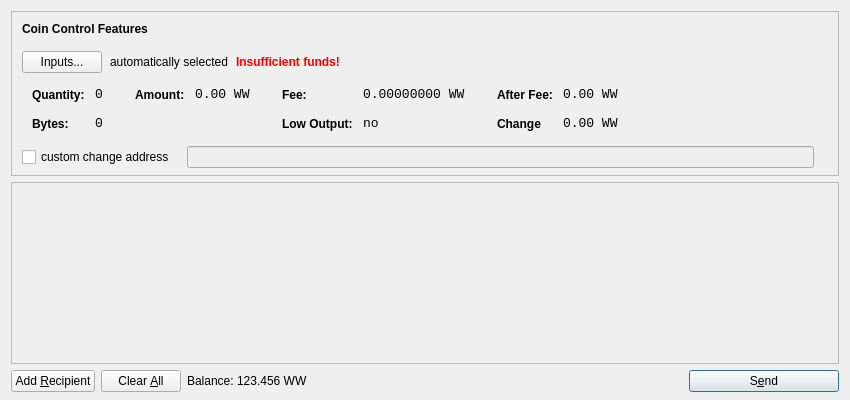
<?xml version="1.0" encoding="UTF-8"?>
<ui version="4.0">
 <class>SendCoinsDialog</class>
 <widget class="QDialog" name="SendCoinsDialog">
  <property name="geometry">
   <rect>
    <x>0</x>
    <y>0</y>
    <width>850</width>
    <height>400</height>
   </rect>
  </property>
  <property name="windowTitle">
   <string>Send Coins</string>
  </property>
  <layout class="QVBoxLayout" name="verticalLayout" stretch="0,1,0">
   <property name="bottomMargin">
    <number>8</number>
   </property>
   <item>
    <widget class="QFrame" name="frameCoinControl">
     <property name="sizePolicy">
      <sizepolicy hsizetype="Expanding" vsizetype="Expanding">
       <horstretch>0</horstretch>
       <verstretch>0</verstretch>
      </sizepolicy>
     </property>
     <property name="maximumSize">
      <size>
       <width>16777215</width>
       <height>16777215</height>
      </size>
     </property>
     <property name="frameShape">
      <enum>QFrame::StyledPanel</enum>
     </property>
     <property name="frameShadow">
      <enum>QFrame::Sunken</enum>
     </property>
     <layout class="QVBoxLayout" name="verticalLayoutCoinControl2">
      <property name="spacing">
       <number>-1</number>
      </property>
      <property name="leftMargin">
       <number>0</number>
      </property>
      <property name="topMargin">
       <number>0</number>
      </property>
      <property name="rightMargin">
       <number>0</number>
      </property>
      <property name="bottomMargin">
       <number>6</number>
      </property>
      <item>
       <layout class="QVBoxLayout" name="verticalLayoutCoinControl" stretch="0,0,0,0,1">
        <property name="spacing">
         <number>0</number>
        </property>
        <property name="leftMargin">
         <number>10</number>
        </property>
        <property name="topMargin">
         <number>10</number>
        </property>
        <item>
         <layout class="QHBoxLayout" name="horizontalLayoutCoinControl1">
          <property name="bottomMargin">
           <number>15</number>
          </property>
          <item>
           <widget class="QLabel" name="labelCoinControlFeatures">
            <property name="sizePolicy">
             <sizepolicy hsizetype="Preferred" vsizetype="Maximum">
              <horstretch>0</horstretch>
              <verstretch>0</verstretch>
             </sizepolicy>
            </property>
            <property name="font">
             <font>
              <weight>75</weight>
              <bold>true</bold>
             </font>
            </property>
            <property name="styleSheet">
             <string notr="true">font-weight:bold;</string>
            </property>
            <property name="text">
             <string>Coin Control Features</string>
            </property>
           </widget>
          </item>
         </layout>
        </item>
        <item>
         <layout class="QHBoxLayout" name="horizontalLayoutCoinControl2" stretch="0,0,0,0">
          <property name="spacing">
           <number>8</number>
          </property>
          <property name="bottomMargin">
           <number>10</number>
          </property>
          <item>
           <widget class="QPushButton" name="pushButtonCoinControl">
            <property name="styleSheet">
             <string notr="true"/>
            </property>
            <property name="text">
             <string>Inputs...</string>
            </property>
           </widget>
          </item>
          <item>
           <widget class="QLabel" name="labelCoinControlAutomaticallySelected">
            <property name="text">
             <string>automatically selected</string>
            </property>
            <property name="margin">
             <number>5</number>
            </property>
           </widget>
          </item>
          <item>
           <widget class="QLabel" name="labelCoinControlInsuffFunds">
            <property name="font">
             <font>
              <weight>75</weight>
              <bold>true</bold>
             </font>
            </property>
            <property name="styleSheet">
             <string notr="true">color:red;font-weight:bold;</string>
            </property>
            <property name="text">
             <string>Insufficient funds!</string>
            </property>
            <property name="margin">
             <number>5</number>
            </property>
           </widget>
          </item>
          <item>
           <spacer name="horizontalSpacerCoinControl">
            <property name="orientation">
             <enum>Qt::Horizontal</enum>
            </property>
            <property name="sizeHint" stdset="0">
             <size>
              <width>40</width>
              <height>1</height>
             </size>
            </property>
           </spacer>
          </item>
         </layout>
        </item>
        <item>
         <widget class="QWidget" name="widgetCoinControl" native="true">
          <property name="sizePolicy">
           <sizepolicy hsizetype="Preferred" vsizetype="Preferred">
            <horstretch>0</horstretch>
            <verstretch>0</verstretch>
           </sizepolicy>
          </property>
          <property name="minimumSize">
           <size>
            <width>0</width>
            <height>0</height>
           </size>
          </property>
          <property name="styleSheet">
           <string notr="true"/>
          </property>
          <layout class="QHBoxLayout" name="horizontalLayoutCoinControl5">
           <property name="margin">
            <number>0</number>
           </property>
           <item>
            <layout class="QHBoxLayout" name="horizontalLayoutCoinControl3" stretch="0,0,0,1">
             <property name="spacing">
              <number>20</number>
             </property>
             <property name="topMargin">
              <number>0</number>
             </property>
             <property name="bottomMargin">
              <number>10</number>
             </property>
             <item>
              <layout class="QFormLayout" name="formLayoutCoinControl1">
               <property name="horizontalSpacing">
                <number>10</number>
               </property>
               <property name="verticalSpacing">
                <number>14</number>
               </property>
               <property name="leftMargin">
                <number>10</number>
               </property>
               <property name="topMargin">
                <number>4</number>
               </property>
               <property name="rightMargin">
                <number>6</number>
               </property>
               <item row="0" column="0">
                <widget class="QLabel" name="labelCoinControlQuantityText">
                 <property name="styleSheet">
                  <string notr="true">font-weight:bold;</string>
                 </property>
                 <property name="text">
                  <string>Quantity:</string>
                 </property>
                 <property name="margin">
                  <number>0</number>
                 </property>
                </widget>
               </item>
               <item row="0" column="1">
                <widget class="QLabel" name="labelCoinControlQuantity">
                 <property name="font">
                  <font>
                   <family>Monospace</family>
                   <pointsize>10</pointsize>
                  </font>
                 </property>
                 <property name="cursor">
                  <cursorShape>IBeamCursor</cursorShape>
                 </property>
                 <property name="contextMenuPolicy">
                  <enum>Qt::ActionsContextMenu</enum>
                 </property>
                 <property name="text">
                  <string>0</string>
                 </property>
                 <property name="margin">
                  <number>0</number>
                 </property>
                 <property name="textInteractionFlags">
                  <set>Qt::LinksAccessibleByMouse|Qt::TextSelectableByKeyboard|Qt::TextSelectableByMouse</set>
                 </property>
                </widget>
               </item>
               <item row="1" column="0">
                <widget class="QLabel" name="labelCoinControlBytesText">
                 <property name="styleSheet">
                  <string notr="true">font-weight:bold;</string>
                 </property>
                 <property name="text">
                  <string>Bytes:</string>
                 </property>
                </widget>
               </item>
               <item row="1" column="1">
                <widget class="QLabel" name="labelCoinControlBytes">
                 <property name="font">
                  <font>
                   <family>Monospace</family>
                   <pointsize>10</pointsize>
                  </font>
                 </property>
                 <property name="cursor">
                  <cursorShape>IBeamCursor</cursorShape>
                 </property>
                 <property name="contextMenuPolicy">
                  <enum>Qt::ActionsContextMenu</enum>
                 </property>
                 <property name="text">
                  <string>0</string>
                 </property>
                 <property name="textInteractionFlags">
                  <set>Qt::LinksAccessibleByMouse|Qt::TextSelectableByKeyboard|Qt::TextSelectableByMouse</set>
                 </property>
                </widget>
               </item>
              </layout>
             </item>
             <item>
              <layout class="QFormLayout" name="formLayoutCoinControl2">
               <property name="horizontalSpacing">
                <number>10</number>
               </property>
               <property name="verticalSpacing">
                <number>14</number>
               </property>
               <property name="leftMargin">
                <number>6</number>
               </property>
               <property name="topMargin">
                <number>4</number>
               </property>
               <property name="rightMargin">
                <number>6</number>
               </property>
               <item row="0" column="0">
                <widget class="QLabel" name="labelCoinControlAmountText">
                 <property name="styleSheet">
                  <string notr="true">font-weight:bold;</string>
                 </property>
                 <property name="text">
                  <string>Amount:</string>
                 </property>
                 <property name="margin">
                  <number>0</number>
                 </property>
                </widget>
               </item>
               <item row="0" column="1">
                <widget class="QLabel" name="labelCoinControlAmount">
                 <property name="font">
                  <font>
                   <family>Monospace</family>
                   <pointsize>10</pointsize>
                  </font>
                 </property>
                 <property name="cursor">
                  <cursorShape>IBeamCursor</cursorShape>
                 </property>
                 <property name="contextMenuPolicy">
                  <enum>Qt::ActionsContextMenu</enum>
                 </property>
                 <property name="text">
                  <string notr="true">0.00 WW</string>
                 </property>
                 <property name="textInteractionFlags">
                  <set>Qt::LinksAccessibleByMouse|Qt::TextSelectableByKeyboard|Qt::TextSelectableByMouse</set>
                 </property>
                </widget>
               </item>
              </layout>
             </item>
             <item>
              <layout class="QFormLayout" name="formLayoutCoinControl3">
               <property name="horizontalSpacing">
                <number>10</number>
               </property>
               <property name="verticalSpacing">
                <number>14</number>
               </property>
               <property name="leftMargin">
                <number>6</number>
               </property>
               <property name="topMargin">
                <number>4</number>
               </property>
               <property name="rightMargin">
                <number>6</number>
               </property>
               <item row="0" column="0">
                <widget class="QLabel" name="labelCoinControlFeeText">
                 <property name="styleSheet">
                  <string notr="true">font-weight:bold;</string>
                 </property>
                 <property name="text">
                  <string>Fee:</string>
                 </property>
                 <property name="margin">
                  <number>0</number>
                 </property>
                </widget>
               </item>
               <item row="0" column="1">
                <widget class="QLabel" name="labelCoinControlFee">
                 <property name="font">
                  <font>
                   <family>Monospace</family>
                   <pointsize>10</pointsize>
                  </font>
                 </property>
                 <property name="cursor">
                  <cursorShape>IBeamCursor</cursorShape>
                 </property>
                 <property name="contextMenuPolicy">
                  <enum>Qt::ActionsContextMenu</enum>
                 </property>
                 <property name="text">
                  <string notr="true">0.00000000 WW</string>
                 </property>
                 <property name="textInteractionFlags">
                  <set>Qt::LinksAccessibleByMouse|Qt::TextSelectableByKeyboard|Qt::TextSelectableByMouse</set>
                 </property>
                </widget>
               </item>
               <item row="1" column="0">
                <widget class="QLabel" name="labelCoinControlLowOutputText">
                 <property name="styleSheet">
                  <string notr="true">font-weight:bold;</string>
                 </property>
                 <property name="text">
                  <string>Low Output:</string>
                 </property>
                </widget>
               </item>
               <item row="1" column="1">
                <widget class="QLabel" name="labelCoinControlLowOutput">
                 <property name="font">
                  <font>
                   <family>Monospace</family>
                   <pointsize>10</pointsize>
                  </font>
                 </property>
                 <property name="cursor">
                  <cursorShape>IBeamCursor</cursorShape>
                 </property>
                 <property name="contextMenuPolicy">
                  <enum>Qt::ActionsContextMenu</enum>
                 </property>
                 <property name="text">
                  <string>no</string>
                 </property>
                 <property name="textInteractionFlags">
                  <set>Qt::LinksAccessibleByMouse|Qt::TextSelectableByKeyboard|Qt::TextSelectableByMouse</set>
                 </property>
                </widget>
               </item>
              </layout>
             </item>
             <item>
              <layout class="QFormLayout" name="formLayoutCoinControl4">
               <property name="horizontalSpacing">
                <number>10</number>
               </property>
               <property name="verticalSpacing">
                <number>14</number>
               </property>
               <property name="leftMargin">
                <number>6</number>
               </property>
               <property name="topMargin">
                <number>4</number>
               </property>
               <property name="rightMargin">
                <number>6</number>
               </property>
               <item row="0" column="0">
                <widget class="QLabel" name="labelCoinControlAfterFeeText">
                 <property name="styleSheet">
                  <string notr="true">font-weight:bold;</string>
                 </property>
                 <property name="text">
                  <string>After Fee:</string>
                 </property>
                 <property name="margin">
                  <number>0</number>
                 </property>
                </widget>
               </item>
               <item row="0" column="1">
                <widget class="QLabel" name="labelCoinControlAfterFee">
                 <property name="font">
                  <font>
                   <family>Monospace</family>
                   <pointsize>10</pointsize>
                  </font>
                 </property>
                 <property name="cursor">
                  <cursorShape>IBeamCursor</cursorShape>
                 </property>
                 <property name="contextMenuPolicy">
                  <enum>Qt::ActionsContextMenu</enum>
                 </property>
                 <property name="text">
                  <string notr="true">0.00 WW</string>
                 </property>
                 <property name="textInteractionFlags">
                  <set>Qt::LinksAccessibleByMouse|Qt::TextSelectableByKeyboard|Qt::TextSelectableByMouse</set>
                 </property>
                </widget>
               </item>
               <item row="1" column="0">
                <widget class="QLabel" name="labelCoinControlChangeText">
                 <property name="styleSheet">
                  <string notr="true">font-weight:bold;</string>
                 </property>
                 <property name="text">
                  <string>Change</string>
                 </property>
                </widget>
               </item>
               <item row="1" column="1">
                <widget class="QLabel" name="labelCoinControlChange">
                 <property name="font">
                  <font>
                   <family>Monospace</family>
                   <pointsize>10</pointsize>
                  </font>
                 </property>
                 <property name="cursor">
                  <cursorShape>IBeamCursor</cursorShape>
                 </property>
                 <property name="contextMenuPolicy">
                  <enum>Qt::ActionsContextMenu</enum>
                 </property>
                 <property name="text">
                  <string notr="true">0.00 WW</string>
                 </property>
                 <property name="textInteractionFlags">
                  <set>Qt::LinksAccessibleByMouse|Qt::TextSelectableByKeyboard|Qt::TextSelectableByMouse</set>
                 </property>
                </widget>
               </item>
              </layout>
             </item>
            </layout>
           </item>
          </layout>
         </widget>
        </item>
        <item>
         <layout class="QHBoxLayout" name="horizontalLayoutCoinControl4" stretch="0,0,0">
          <property name="spacing">
           <number>12</number>
          </property>
          <property name="sizeConstraint">
           <enum>QLayout::SetDefaultConstraint</enum>
          </property>
          <property name="topMargin">
           <number>5</number>
          </property>
          <property name="rightMargin">
           <number>5</number>
          </property>
          <item>
           <widget class="QCheckBox" name="checkBoxCoinControlChange">
            <property name="text">
             <string>custom change address</string>
            </property>
           </widget>
          </item>
          <item>
           <widget class="QLineEdit" name="lineEditCoinControlChange">
            <property name="enabled">
             <bool>false</bool>
            </property>
            <property name="sizePolicy">
             <sizepolicy hsizetype="Expanding" vsizetype="Fixed">
              <horstretch>0</horstretch>
              <verstretch>0</verstretch>
             </sizepolicy>
            </property>
           </widget>
          </item>
          <item>
           <widget class="QLabel" name="labelCoinControlChangeLabel">
            <property name="sizePolicy">
             <sizepolicy hsizetype="Preferred" vsizetype="Expanding">
              <horstretch>0</horstretch>
              <verstretch>0</verstretch>
             </sizepolicy>
            </property>
            <property name="minimumSize">
             <size>
              <width>0</width>
              <height>0</height>
             </size>
            </property>
            <property name="text">
             <string/>
            </property>
            <property name="margin">
             <number>3</number>
            </property>
           </widget>
          </item>
         </layout>
        </item>
        <item>
         <spacer name="verticalSpacerCoinControl">
          <property name="orientation">
           <enum>Qt::Vertical</enum>
          </property>
          <property name="sizeHint" stdset="0">
           <size>
            <width>800</width>
            <height>1</height>
           </size>
          </property>
         </spacer>
        </item>
       </layout>
      </item>
     </layout>
    </widget>
   </item>
   <item>
    <widget class="QScrollArea" name="scrollArea">
     <property name="widgetResizable">
      <bool>true</bool>
     </property>
     <widget class="QWidget" name="scrollAreaWidgetContents">
      <property name="geometry">
       <rect>
        <x>0</x>
        <y>0</y>
        <width>830</width>
        <height>165</height>
       </rect>
      </property>
      <layout class="QVBoxLayout" name="verticalLayout_2">
       <property name="margin">
        <number>0</number>
       </property>
       <item>
        <layout class="QVBoxLayout" name="entries">
         <property name="spacing">
          <number>6</number>
         </property>
        </layout>
       </item>
       <item>
        <spacer name="verticalSpacer">
         <property name="orientation">
          <enum>Qt::Vertical</enum>
         </property>
         <property name="sizeHint" stdset="0">
          <size>
           <width>20</width>
           <height>40</height>
          </size>
         </property>
        </spacer>
       </item>
      </layout>
     </widget>
    </widget>
   </item>
   <item>
    <layout class="QHBoxLayout" name="horizontalLayout">
     <item>
      <widget class="QPushButton" name="addButton">
       <property name="toolTip">
        <string>Send to multiple recipients at once</string>
       </property>
       <property name="text">
        <string>Add &amp;Recipient</string>
       </property>
       <property name="autoDefault">
        <bool>false</bool>
       </property>
      </widget>
     </item>
     <item>
      <widget class="QPushButton" name="clearButton">
       <property name="sizePolicy">
        <sizepolicy hsizetype="Minimum" vsizetype="Fixed">
         <horstretch>0</horstretch>
         <verstretch>0</verstretch>
        </sizepolicy>
       </property>
       <property name="toolTip">
        <string>Remove all transaction fields</string>
       </property>
       <property name="text">
        <string>Clear &amp;All</string>
       </property>
       <property name="autoRepeatDelay">
        <number>300</number>
       </property>
       <property name="autoDefault">
        <bool>false</bool>
       </property>
      </widget>
     </item>
     <item>
      <layout class="QHBoxLayout" name="horizontalLayout_2">
       <property name="spacing">
        <number>3</number>
       </property>
       <item>
        <widget class="QLabel" name="label">
         <property name="sizePolicy">
          <sizepolicy hsizetype="Preferred" vsizetype="Fixed">
           <horstretch>0</horstretch>
           <verstretch>0</verstretch>
          </sizepolicy>
         </property>
         <property name="text">
          <string>Balance:</string>
         </property>
        </widget>
       </item>
       <item>
        <widget class="QLabel" name="labelBalance">
         <property name="sizePolicy">
          <sizepolicy hsizetype="Preferred" vsizetype="Fixed">
           <horstretch>0</horstretch>
           <verstretch>0</verstretch>
          </sizepolicy>
         </property>
         <property name="cursor">
          <cursorShape>IBeamCursor</cursorShape>
         </property>
         <property name="text">
          <string notr="true">123.456 WW</string>
         </property>
         <property name="textInteractionFlags">
          <set>Qt::LinksAccessibleByMouse|Qt::TextSelectableByKeyboard|Qt::TextSelectableByMouse</set>
         </property>
        </widget>
       </item>
      </layout>
     </item>
     <item>
      <spacer name="horizontalSpacer">
       <property name="orientation">
        <enum>Qt::Horizontal</enum>
       </property>
       <property name="sizeHint" stdset="0">
        <size>
         <width>40</width>
         <height>20</height>
        </size>
       </property>
      </spacer>
     </item>
     <item>
      <widget class="QPushButton" name="sendButton">
       <property name="minimumSize">
        <size>
         <width>150</width>
         <height>0</height>
        </size>
       </property>
       <property name="toolTip">
        <string>Confirm the send action</string>
       </property>
       <property name="text">
        <string>S&amp;end</string>
       </property>
       <property name="icon">
        <iconset resource="../wayawolfcoin.qrc">
         <normaloff>:/icons/send</normaloff>:/icons/send</iconset>
       </property>
       <property name="default">
        <bool>true</bool>
       </property>
      </widget>
     </item>
    </layout>
   </item>
  </layout>
 </widget>
 <resources>
  <include location="../wayawolfcoin.qrc"/>
 </resources>
 <connections/>
</ui>
